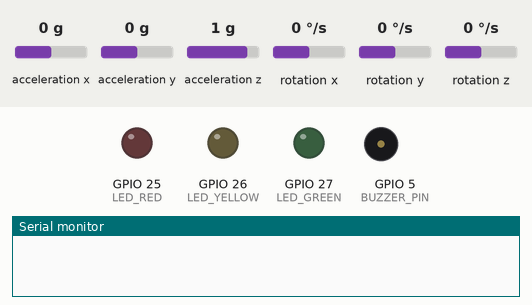
Simulated run of this sketch. Board: ESP32. Shown: output pins drawn as LEDs (lit = HIGH), buzzer (waves = sounding, pin HIGH), the last lines printed to the serial monitor. The inputs (shaded band) are chosen by the test bench; at power-on: acceleration x 0 g, acceleration y 0 g, acceleration z 1 g, rotation x 0 °/s, rotation y 0 °/s, rotation z 0 °/s. WiFi joins after 1.5 s; servers stay silent unless stated; no MQTT or app messages arrive unless stated.

Above: at 0.0 s.
At 3.7 s:
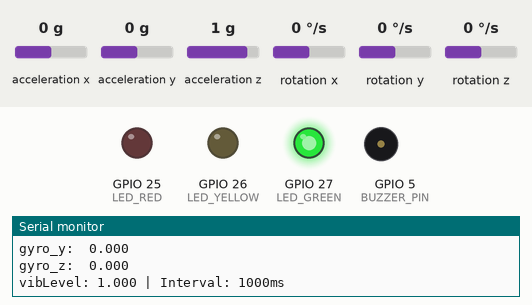
3.8 s: acceleration x set to -1 g
5.3 s: acceleration x set to -1.3 g
At 5.7 s:
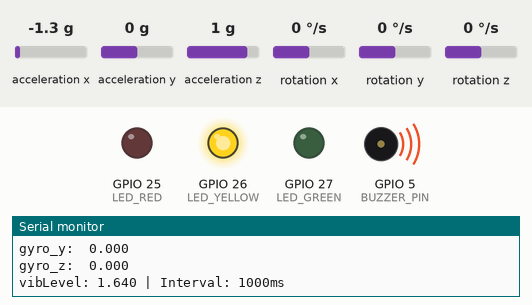
17.3 s: acceleration x set to 0.4 g
20.3 s: acceleration x set to 0.7 g
Timing chart, 0 to 22.8 s (numbered marks = the images above; inputs shaded):
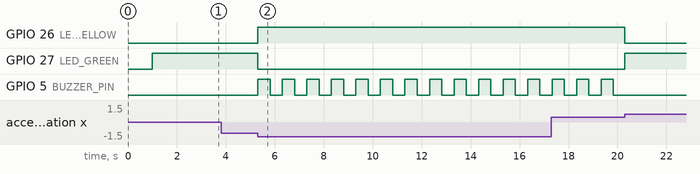

The sketch:

vibration_monitoring.ino
```cpp
#include <Wire.h>
#include <MPU6050_light.h>
#include <WiFi.h>
#include <PubSubClient.h>
#include <ArduinoJson.h>

// MPU
MPU6050 mpu(Wire);

// EMA FILTER
float fax = 0, fay = 0, faz = 0;
float fgx = 0, fgy = 0, fgz = 0;
float alpha = 0.1;

#define LED_RED    25
#define LED_YELLOW 26
#define LED_GREEN  27
#define BUZZER_PIN 5

// VIBRATION THRESHOLDS
float vibWarning = 1.5;
float vibCritical = 2.5;

// WIFI & MQTT
const char* ssid        = "Wifi 2";
const char* password    = "rb234567";
const char* mqtt_server = "broker.emqx.io";
const int   mqtt_port   = 1883;

// Topics
const char* topic_accel  = "tok_esp32_vib_alpha_001/Accel";
const char* topic_gyro   = "tok_esp32_vib_alpha_001/Gyro";
const char* topic_config = "tok_esp32_vib_alpha_001/Config";

WiFiClient espClient;
PubSubClient client(espClient);

// SENSOR INTERVAL
unsigned long sensorInterval   = 1000;

unsigned long lastPublishTime  = 0;
unsigned long previousBuzzerMillis = 0;
bool buzzerState = false;

enum StatusLevel { NORMAL, WARNING, CRITICAL };
StatusLevel currentStatus = NORMAL;

unsigned long statusHoldStart = 0;
const unsigned long HOLD_DURATION = 3000;

void setup_wifi() {
  WiFi.begin(ssid, password);
  Serial.print("Connecting WiFi");
  while (WiFi.status() != WL_CONNECTED) {
    delay(500);
    Serial.print(".");
  }
  Serial.println("\nWiFi Connected");
}

void mqttCallback(char* topic, byte* payload, unsigned int length) {
  char buf[128];
  unsigned int len = min(length, (unsigned int)(sizeof(buf) - 1));
  memcpy(buf, payload, len);
  buf[len] = '\0';

  Serial.print("[MQTT] Received on ");
  Serial.print(topic);
  Serial.print(": ");
  Serial.println(buf);

  StaticJsonDocument<128> doc;
  DeserializationError err = deserializeJson(doc, buf);
  if (err) {
    Serial.print("[MQTT] JSON parse error: ");
    Serial.println(err.c_str());
    return;
  }

  if (doc.containsKey("vib_interval_ms")) {
    unsigned long newInterval = doc["vib_interval_ms"].as<unsigned long>();
    if (newInterval >= 1000 && newInterval <= 60000) {
      sensorInterval = newInterval;
      Serial.print("[Config] Vibration interval updated to: ");
      Serial.print(sensorInterval);
      Serial.println(" ms");
    } else {
      Serial.println("[Config] Interval out of range (1000–60000), ignored.");
    }
  }

  // Update thresholds
  if (doc.containsKey("vib_warn")) {
    vibWarning = doc["vib_warn"].as<float>();
    Serial.print("[Config] Vib Warning updated to: ");
    Serial.println(vibWarning);
  }

  if (doc.containsKey("vib_crit")) {
    vibCritical = doc["vib_crit"].as<float>();
    Serial.print("[Config] Vib Critical updated to: ");
    Serial.println(vibCritical);
  }
}

void reconnect() {
  while (!client.connected()) {
    Serial.print("MQTT connecting...");
    if (client.connect("ESP32-VIB-Alpha")) {
      Serial.println("connected");
      client.subscribe(topic_config);
      Serial.print("Subscribed to: ");
      Serial.println(topic_config);
    } else {
      Serial.print("failed, rc=");
      Serial.println(client.state());
      delay(2000);
    }
  }
}

void updateStatus(float vibLevel) {
  StatusLevel rawStatus;

  if (vibLevel >= vibCritical) {
    rawStatus = CRITICAL;
  } else if (vibLevel >= vibWarning) {
    rawStatus = WARNING;
  } else {
    rawStatus = NORMAL;
  }

  unsigned long now = millis();

  if (rawStatus > currentStatus) {
    currentStatus = rawStatus;
    statusHoldStart = now;
  } else if (rawStatus < currentStatus) {
    if (now - statusHoldStart >= HOLD_DURATION) {
      currentStatus = rawStatus;
      statusHoldStart = now;
    }
  } else {
    statusHoldStart = now;
  }

  digitalWrite(LED_GREEN,  currentStatus == NORMAL   ? HIGH : LOW);
  digitalWrite(LED_YELLOW, currentStatus == WARNING  ? HIGH : LOW);
  digitalWrite(LED_RED,    currentStatus == CRITICAL ? HIGH : LOW);
}

void handleBuzzer() {
  if (currentStatus == NORMAL) {
    digitalWrite(BUZZER_PIN, LOW);
  } else if (currentStatus == CRITICAL) {
    digitalWrite(BUZZER_PIN, HIGH);
  } else if (currentStatus == WARNING) {
    unsigned long currentMillis = millis();
    if (currentMillis - previousBuzzerMillis >= 500) {
      previousBuzzerMillis = currentMillis;
      buzzerState = !buzzerState;
      digitalWrite(BUZZER_PIN, buzzerState ? HIGH : LOW);
    }
  }
}

void setup() {
  Serial.begin(115200);
  delay(1000);

  Serial.println("\n\n--- VIBRATION SENSOR BOOTING ---");

  pinMode(LED_RED,    OUTPUT);
  pinMode(LED_YELLOW, OUTPUT);
  pinMode(LED_GREEN,  OUTPUT);
  pinMode(BUZZER_PIN, OUTPUT);

  updateStatus(0.0);

  Wire.begin(23, 22, 400000);

  Serial.println("Initializing MPU6050 (I2C 23, 22)...");
  if (mpu.begin() != 0) {
    Serial.println("MPU6050 FAILED! Cek kabel SDA/SCL.");
    while (1) {
      delay(1000);
      Serial.println("MPU6050 Error loop...");
    }
  }
  Serial.println("MPU6050 READY");

  setup_wifi();
  client.setServer(mqtt_server, mqtt_port);
  client.setCallback(mqttCallback);
}

void loop() {
  if (!client.connected()) reconnect();
  client.loop();

  mpu.update();

  float ax = mpu.getAccX();
  float ay = mpu.getAccY();
  float az = mpu.getAccZ();
  float gx = mpu.getGyroX();
  float gy = mpu.getGyroY();
  float gz = mpu.getGyroZ();

  // EMA filter
  fax = alpha * ax + (1 - alpha) * fax;
  fay = alpha * ay + (1 - alpha) * fay;
  faz = alpha * az + (1 - alpha) * faz;
  fgx = alpha * gx + (1 - alpha) * fgx;
  fgy = alpha * gy + (1 - alpha) * fgy;
  fgz = alpha * gz + (1 - alpha) * fgz;

  // Vibration level
  float vibLevel = sqrt(fax*fax + fay*fay + faz*faz);

  updateStatus(vibLevel);
  handleBuzzer();

  // NON-BLOCKING TIMER
  unsigned long currentMillis = millis();
  if (currentMillis - lastPublishTime >= sensorInterval) {
    lastPublishTime = currentMillis;

    Serial.println("=== VIBRATION DATA ===");
    Serial.print("accel_x: "); Serial.println(fax, 3);
    Serial.print("accel_y: "); Serial.println(fay, 3);
    Serial.print("accel_z: "); Serial.println(faz, 3);
    Serial.print("gyro_x:  "); Serial.println(fgx, 3);
    Serial.print("gyro_y:  "); Serial.println(fgy, 3);
    Serial.print("gyro_z:  "); Serial.println(fgz, 3);
    Serial.printf("vibLevel: %.3f | Interval: %lums\n\n", vibLevel, sensorInterval);

    // Publish Accel
    char accelPayload[150];
    snprintf(accelPayload, sizeof(accelPayload),
      "{\"accel_x\":%.3f,\"accel_y\":%.3f,\"accel_z\":%.3f}",
      fax, fay, faz
    );
    client.publish(topic_accel, accelPayload);

    // Publish Gyro
    char gyroPayload[150];
    snprintf(gyroPayload, sizeof(gyroPayload),
      "{\"gyro_x\":%.3f,\"gyro_y\":%.3f,\"gyro_z\":%.3f}",
      fgx, fgy, fgz
    );
    client.publish(topic_gyro, gyroPayload);
  }
}
```

Measured:
- the behaviour switches between -1.1 and -1.2 g on acceleration x (found by bisection; images 1 and 2)
- after the input at 5.3 s, GPIO 26 (LED_YELLOW): LOW → HIGH at once; GPIO 27 (LED_GREEN): HIGH → LOW at once; GPIO 5 (BUZZER_PIN): alternates HIGH for 0.50 s and LOW for 0.50 s, starting at once
